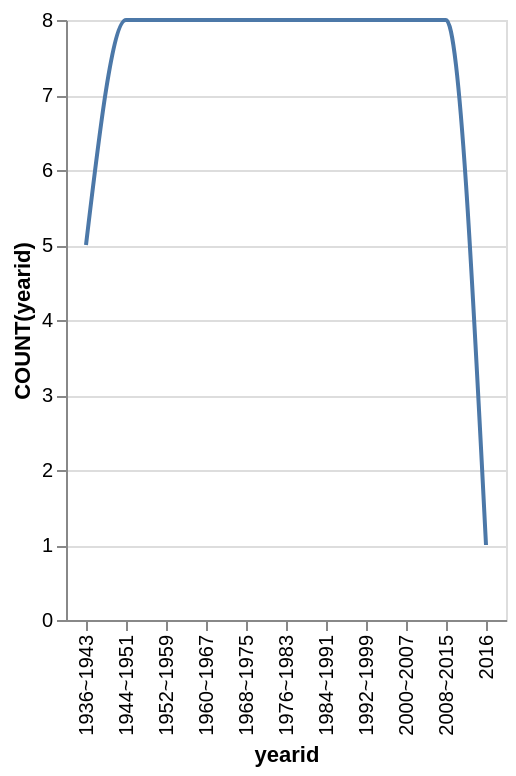

Vega-Lite specification for this chart:
### Vega-Lite specification from a JSON file in a GitHub repository (floating-point values rounded to 4 significant figures)
{"data": {"values": [{"x_data": "1936~1943", "y_data": 5}, {"x_data": "1944~1951", "y_data": 8}, {"x_data": "1952~1959", "y_data": 8}, {"x_data": "1960~1967", "y_data": 8}, {"x_data": "1968~1975", "y_data": 8}, {"x_data": "1976~1983", "y_data": 8}, {"x_data": "1984~1991", "y_data": 8}, {"x_data": "1992~1999", "y_data": 8}, {"x_data": "2000~2007", "y_data": 8}, {"x_data": "2008~2015", "y_data": 8}, {"x_data": "2016", "y_data": 1}]}, "mark": {"type": "line", "interpolate": "monotone"}, "encoding": {"x": {"field": "x_data", "type": "nominal", "title": "yearid", "sort": "ascending"}, "y": {"field": "y_data", "type": "quantitative", "title": "COUNT(yearid)"}}}
